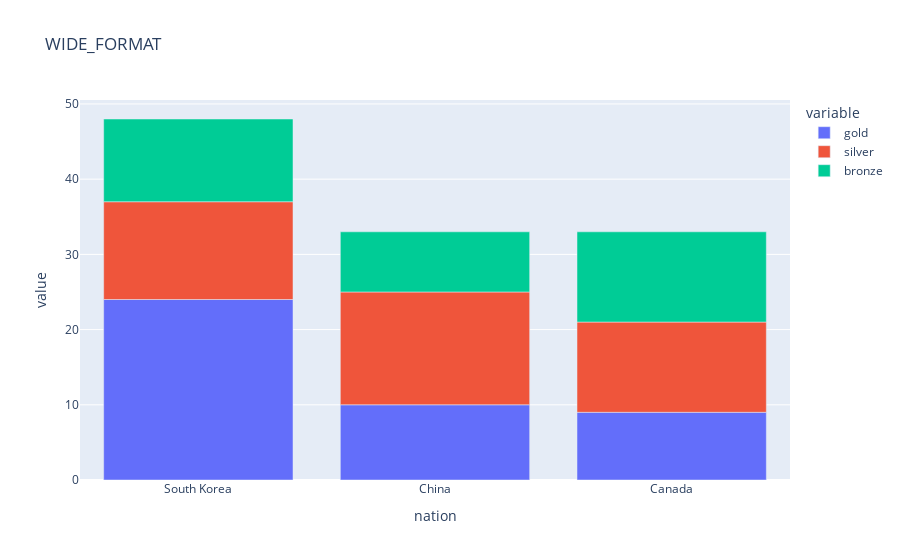

The code cell stored with this chart in its notebook:
### Code cell
px.bar(wd,x='nation',y=['gold','silver','bronze'],title='WIDE_FORMAT')

### Figure 1 — Plotly figure (JSON) as saved in the notebook; plotly's stock layout.template omitted (floating-point values rounded to 4 significant figures)
{"data": [{"alignmentgroup": "True", "hovertemplate": "variable=gold<br>nation=%{x}<br>value=%{y}<extra></extra>", "legendgroup": "gold", "marker": {"color": "#636efa", "pattern": {"shape": ""}}, "name": "gold", "offsetgroup": "gold", "orientation": "v", "showlegend": true, "textposition": "auto", "type": "bar", "x": ["South Korea", "China", "Canada"], "xaxis": "x", "y": [24, 10, 9], "yaxis": "y"}, {"alignmentgroup": "True", "hovertemplate": "variable=silver<br>nation=%{x}<br>value=%{y}<extra></extra>", "legendgroup": "silver", "marker": {"color": "#EF553B", "pattern": {"shape": ""}}, "name": "silver", "offsetgroup": "silver", "orientation": "v", "showlegend": true, "textposition": "auto", "type": "bar", "x": ["South Korea", "China", "Canada"], "xaxis": "x", "y": [13, 15, 12], "yaxis": "y"}, {"alignmentgroup": "True", "hovertemplate": "variable=bronze<br>nation=%{x}<br>value=%{y}<extra></extra>", "legendgroup": "bronze", "marker": {"color": "#00cc96", "pattern": {"shape": ""}}, "name": "bronze", "offsetgroup": "bronze", "orientation": "v", "showlegend": true, "textposition": "auto", "type": "bar", "x": ["South Korea", "China", "Canada"], "xaxis": "x", "y": [11, 8, 12], "yaxis": "y"}], "layout": {"barmode": "relative", "legend": {"title": {"text": "variable"}, "tracegroupgap": 0}, "title": {"text": "WIDE_FORMAT"}, "xaxis": {"anchor": "y", "domain": [0, 1], "title": {"text": "nation"}}, "yaxis": {"anchor": "x", "domain": [0, 1], "title": {"text": "value"}}}}
